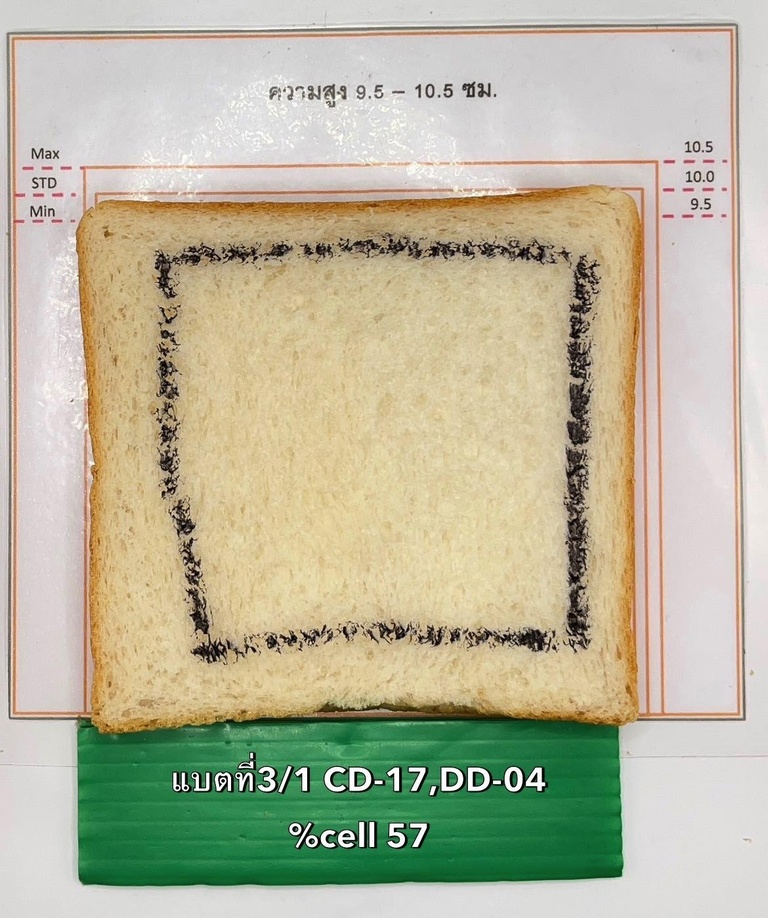
#> input picture tests/sample_data/test1.jpeg, 768 x 918 px, shrunk from 1170 x 1398 before the run, found by its file name
$ python process_bread_image.py ../tests/sample_data/test1.jpeg
#> lines starting #> are read from the running program, lines starting #| are printed output that depends on the picture; after the words box and inside, x2 and y2 are one past the last pixel; in counts of white or black regions, pixels touching at a corner belong together
### app/image_loader.py
import cv2
import numpy as np

def load_image(path: str) -> np.ndarray:
    """
    Load an image from the given path and return it as an RGB numpy array.

    Args:
        path (str): Path to the image file

    Returns:
        np.ndarray: RGB image as numpy array with shape (height, width, 3)

    Raises:
        FileNotFoundError: If the image file doesn't exist
        ValueError: If the image cannot be loaded
    """
    # Read image using OpenCV
    img = cv2.imread(path)
#> img is the input picture: shape (918, 768, 3); mean B, G, R 158, 183.1, 185.9
    if img is None:
        raise ValueError(f"Could not load image from {path}")

    # Convert from BGR to RGB (OpenCV loads as BGR by default)
    img_rgb = cv2.cvtColor(img, cv2.COLOR_BGR2RGB)

    return img_rgb

### app/image_processor.py
import cv2
import numpy as np

def create_bread_mask(rgb_image: np.ndarray) -> np.ndarray:
    """
    Create a binary mask isolating the bread using K-means color clustering.
    This approach is more robust than simple HSV thresholding as it can handle
    varying lighting conditions and different background colors.

    Args:
        rgb_image (np.ndarray): Input RGB image as numpy array

    Returns:
        np.ndarray: Binary mask where 255 indicates bread and 0 indicates background
    """
    # Reshape the image to be a list of pixels
    pixels = rgb_image.reshape(-1, 3).astype(np.float32)

    # Define criteria for K-means
    criteria = (cv2.TERM_CRITERIA_EPS + cv2.TERM_CRITERIA_MAX_ITER, 100, 0.2)
    k = 2  # We want to separate bread from background

    # Perform K-means clustering
    _, labels, centers = cv2.kmeans(pixels, k, None, criteria, 10, cv2.KMEANS_RANDOM_CENTERS)
#> centers = [[213.2, 200.2, 179], [63.86, 106.6, 63.82]]

    # Convert back to uint8
    centers = np.uint8(centers)
#> centers = [[213, 200, 179], [63, 106, 63]]

    # Flatten the labels array
    labels = labels.flatten()

    # Create a mask where the darker cluster is considered bread
    # (assuming bread is generally darker than the background)
    bread_cluster = np.argmin([np.mean(center) for center in centers])
#> bread_cluster = 1
    mask = (labels == bread_cluster).reshape(rgb_image.shape[:2])
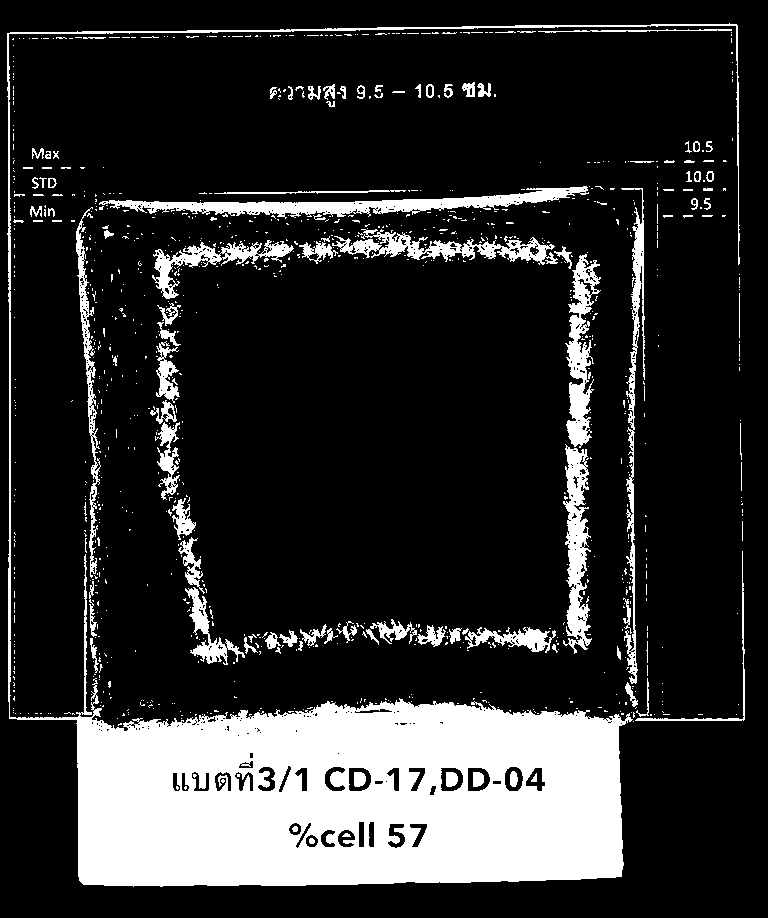
#> mask: shape (918, 768) bool; 18.2% white; 1008 white regions (895 under 20 px), largest, box (x1, y1, x2, y2) and area: (7, 23, 740, 887) 92113, (99, 186, 589, 219) 5057, (563, 444, 592, 654) 3230

    # Convert to uint8 and scale to 0/255
    mask = np.uint8(mask * 255)

    # Clean up the mask using morphological operations
    kernel = np.ones((5,5), np.uint8)
    mask = cv2.morphologyEx(mask, cv2.MORPH_CLOSE, kernel)  # Fill holes
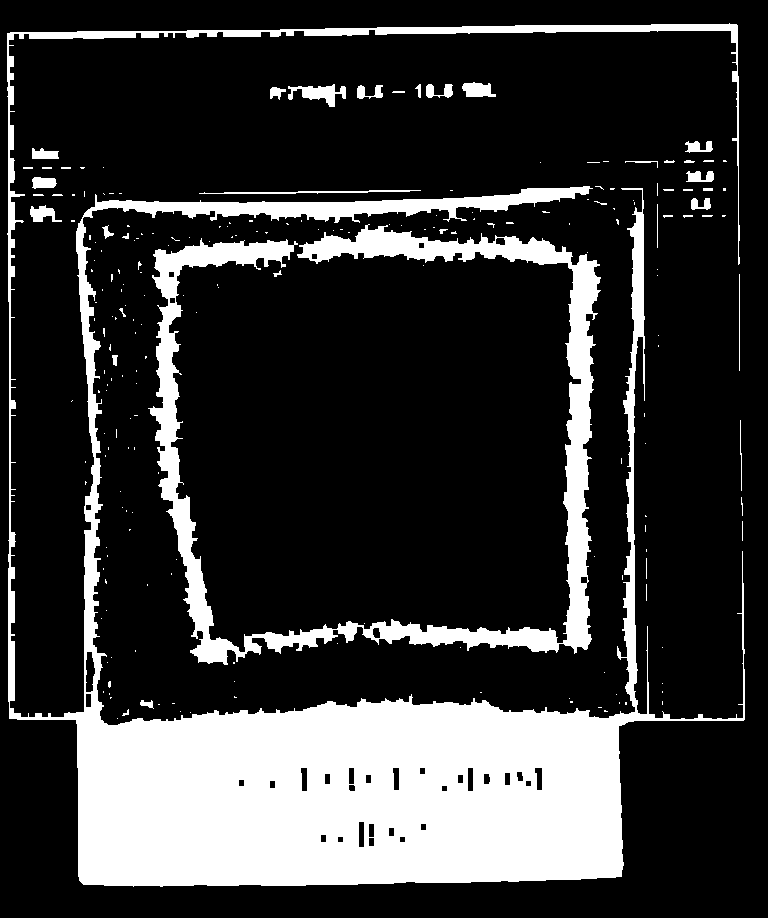
#> mask: shape (918, 768); 21.4% white; 212 white regions (166 under 20 px), largest, box (x1, y1, x2, y2) and area: (7, 23, 745, 887) 117919, (148, 224, 601, 665) 28300, (288, 84, 346, 107) 619
    mask = cv2.morphologyEx(mask, cv2.MORPH_OPEN, kernel)   # Remove noise
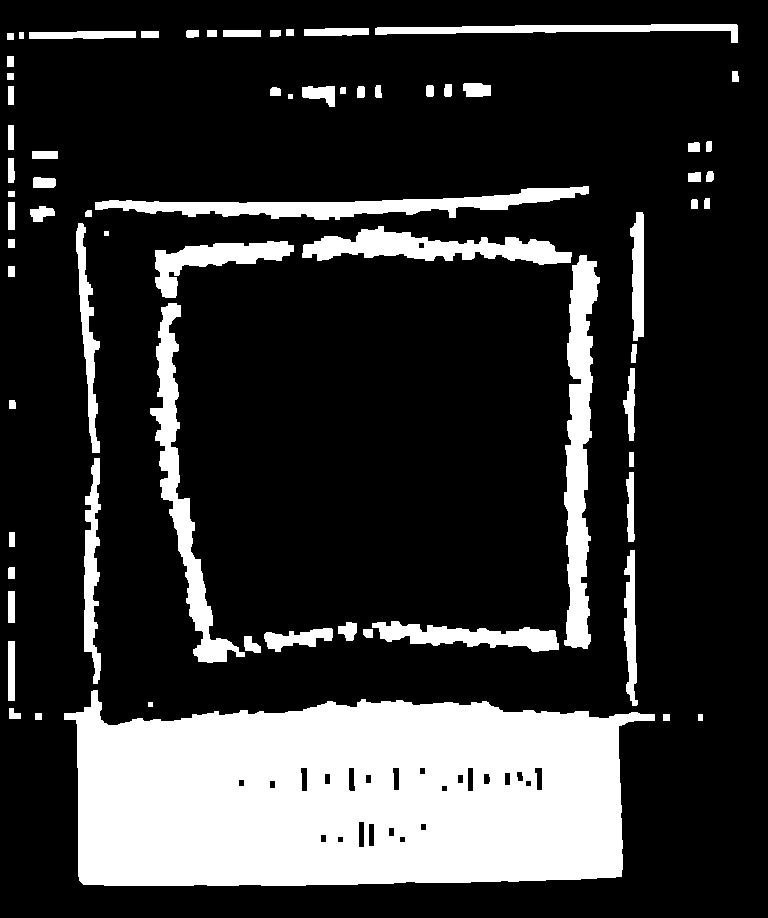
#> mask: shape (918, 768); 20.4% white; 70 white regions

    # Find the largest contour (assumed to be the bread)
    contours, _ = cv2.findContours(mask, cv2.RETR_EXTERNAL, cv2.CHAIN_APPROX_SIMPLE)
#> contours = 70 contours, 3 with area under 20; largest, box (x1, y1, x2, y2) and area: (64, 690, 655, 886) 93722, (564, 255, 600, 649) 7626, (150, 303, 245, 663) 6003, (95, 186, 589, 220) 5640, (302, 226, 572, 265) 4778

    if not contours:
        raise ValueError("No contours found in the image")

    # Create a blank mask
    final_mask = np.zeros_like(mask)

    # Draw the largest contour
    largest_contour = max(contours, key=cv2.contourArea)
#> largest_contour = contour of 288 points, box (x1, y1, x2, y2) (64, 690, 655, 886), area 93722
    cv2.drawContours(final_mask, [largest_contour], -1, 255, -1)
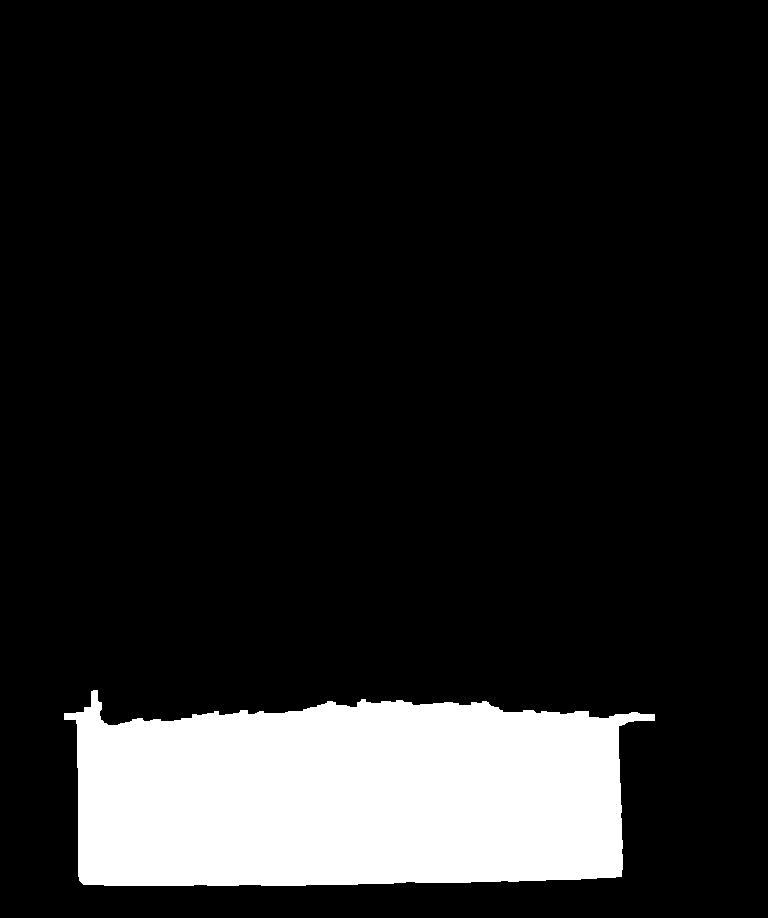
#> final_mask: shape (918, 768); 13.4% white; 1 white region, box (x1, y1, x2, y2) and area: (64, 690, 655, 886) 94521

    return final_mask

def apply_mask(rgb_image: np.ndarray, mask: np.ndarray) -> np.ndarray:
    """
    Apply a binary mask to an RGB image, zeroing out the background.
    Args:
        rgb_image (np.ndarray): Input RGB image
        mask (np.ndarray): Binary mask (same height/width as image, 0/255)
    Returns:
        np.ndarray: Masked RGB image (background is black)
    """
    # Ensure mask is boolean
    mask_bool = (mask == 255)
    # Expand mask to 3 channels
    mask_3ch = np.stack([mask_bool]*3, axis=-1)
    # Zero out background
    masked_img = np.zeros_like(rgb_image)
    masked_img[mask_3ch] = rgb_image[mask_3ch]
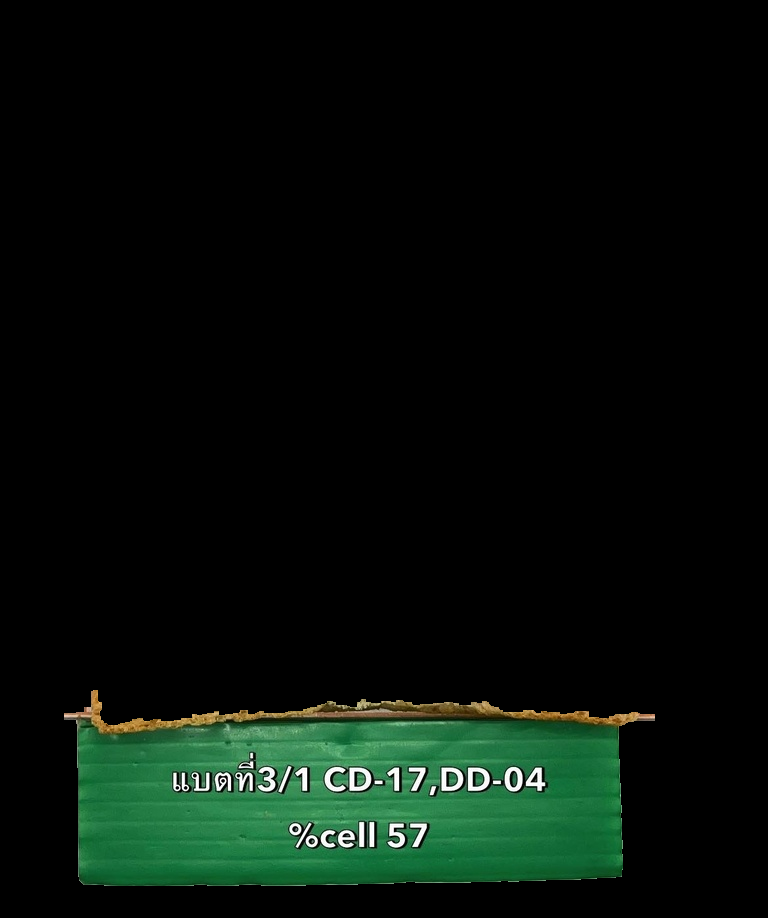
#> masked_img: shape (918, 768, 3); mean R, G, B 6.8, 16, 9.6
    return masked_img

def split_into_tiles(masked_image: np.ndarray, mask: np.ndarray, grid_size: int = 100) -> list[tuple[int, int, np.ndarray]]:
    """
    Split the bread bounding box into a grid_size x grid_size grid of tiles.
    Only tiles containing bread pixels are included.
    Args:
        masked_image (np.ndarray): RGB image with background zeroed out
        mask (np.ndarray): Binary mask (same height/width as image, 0/255)
        grid_size (int): Number of tiles per side (default: 100)
    Returns:
        list[tuple[int, int, np.ndarray]]: List of (x, y, tile_image) tuples
    """
    # Find bounding box of bread in the mask
    ys, xs = np.where(mask == 255)
    if len(xs) == 0 or len(ys) == 0:
        return []
    x_min, x_max = xs.min(), xs.max()
    y_min, y_max = ys.min(), ys.max()

    box_w = x_max - x_min + 1
    box_h = y_max - y_min + 1
    tile_w = box_w // grid_size
    tile_h = box_h // grid_size
    tiles = []
    for gy in range(grid_size):
        for gx in range(grid_size):
            x0 = x_min + gx * tile_w
            y0 = y_min + gy * tile_h
            # Last tile should go to the edge
            x1 = x_min + (gx + 1) * tile_w if gx < grid_size - 1 else x_max + 1
            y1 = y_min + (gy + 1) * tile_h if gy < grid_size - 1 else y_max + 1
            tile = masked_image[y0:y1, x0:x1]
            tile_mask = mask[y0:y1, x0:x1]
            if np.any(tile_mask == 255):
                tiles.append((gx, gy, tile))
    return tiles

def compute_tile_averages(tiles: list[tuple[int, int, np.ndarray]]) -> list[tuple[int, int, tuple[float, float, float]]]:
    """
    Compute the average RGB value for each tile.
    Args:
        tiles (list[tuple[int, int, np.ndarray]]): List of (x, y, tile_image) tuples
    Returns:
        list[tuple[int, int, tuple[float, float, float]]]: List of (x, y, avg_rgb) tuples
    """
    averages = []
    for x, y, tile in tiles:
        # Only consider non-zero pixels (bread pixels)
        mask = np.any(tile > 0, axis=2)
        if not np.any(mask):
            continue

        # Calculate mean RGB values for non-zero pixels
        avg_r = np.mean(tile[mask, 0])
        avg_g = np.mean(tile[mask, 1])
        avg_b = np.mean(tile[mask, 2])

        averages.append((x, y, (avg_r, avg_g, avg_b)))

    return averages

### scripts/visualize_bread_heatmap.py
import os
import numpy as np
from PIL import Image, ImageDraw, ImageFont
from app.image_processor import split_into_tiles, compute_tile_averages
from scipy.ndimage import binary_dilation
import cv2

def visualize_heatmap(masked_image, mask, output_path,
                     # Clustering parameters
                     k_means_attempts=10,        # Number of times to run K-means
                     k_means_iterations=100,     # Max iterations per attempt
                     k_means_epsilon=0.2,        # Stop if change is less than this

                     # Dark region detection
                     dark_brightness_threshold=1,  # Threshold for dark regions (0-1)
                     dark_region_bias=1.2,          # Bias towards dark regions (>1 = more aggressive)

                     # Crust detection
                     crust_edge_threshold=0.1,      # How far from edge to look for crust (0-1)
                     crust_brown_threshold=0.6,     # How brown a color needs to be to be crust

                     # Visualization parameters
                     red_intensity=120,          # Opacity of red overlay
                     green_intensity=120,        # Opacity of green overlay
                     blue_intensity=120,         # Opacity of blue overlay

                     # Post-processing
                     enable_flood_fill=False,    # Whether to fill gaps
                     flood_fill_kernel=3,        # Size of flood fill kernel

                     # Grid parameters
                     grid_size=100):            # Number of tiles per side
    """
    Create a heatmap visualization of the bread image using K-means clustering to find
    crust (blue), darker parts (red), and lighter parts (green).

    Args:
        masked_image: The input image
        mask: Binary mask of the bread
        output_path: Where to save the output
        k_means_attempts: Number of times to run K-means (higher = more stable)
        k_means_iterations: Max iterations per K-means attempt
        k_means_epsilon: Stop K-means if change is less than this
        dark_brightness_threshold: Threshold for dark regions (0-1)
        dark_region_bias: Bias towards dark regions (>1 = more aggressive)
        crust_edge_threshold: How far from edge to look for crust (0-1)
        crust_brown_threshold: How brown a color needs to be to be crust
        red_intensity: Opacity of red overlay (0-255)
        green_intensity: Opacity of green overlay (0-255)
        blue_intensity: Opacity of blue overlay (0-255)
        enable_flood_fill: Whether to fill gaps in regions
        flood_fill_kernel: Size of flood fill kernel
        grid_size: Number of tiles per side

    Returns: (green_tile_percentage, red_mask, heatmap_img)
    """
    img_np = np.array(masked_image)

    # Get tiles
    tiles = split_into_tiles(img_np, mask, grid_size=grid_size)
#> (the rest of the program and of its run is left out)
